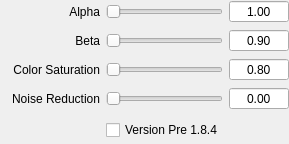
          <widget class="QWidget" name="page_fattal">
           <property name="sizePolicy">
            <sizepolicy hsizetype="Preferred" vsizetype="Minimum">
             <horstretch>0</horstretch>
             <verstretch>0</verstretch>
            </sizepolicy>
           </property>
           <layout class="QGridLayout" name="gridLayout_6">
            <property name="margin">
             <number>0</number>
            </property>
            <item row="0" column="0">
             <layout class="QGridLayout" name="gridLayout_18">
              <item row="0" column="0">
               <widget class="QLabel" name="label_17">
                <property name="minimumSize">
                 <size>
                  <width>100</width>
                  <height>0</height>
                 </size>
                </property>
                <property name="maximumSize">
                 <size>
                  <width>100</width>
                  <height>16777215</height>
                 </size>
                </property>
                <property name="text">
                 <string>Alpha</string>
                </property>
                <property name="alignment">
                 <set>Qt::AlignRight|Qt::AlignTrailing|Qt::AlignVCenter</set>
                </property>
                <property name="wordWrap">
                 <bool>true</bool>
                </property>
               </widget>
              </item>
              <item row="0" column="1">
               <widget class="QSlider" name="alphaSlider">
                <property name="cursor">
                 <cursorShape>PointingHandCursor</cursorShape>
                </property>
                <property name="maximum">
                 <number>100</number>
                </property>
                <property name="orientation">
                 <enum>Qt::Horizontal</enum>
                </property>
               </widget>
              </item>
              <item row="0" column="2">
               <widget class="QDoubleSpinBox" name="alphadsb">
                <property name="minimumSize">
                 <size>
                  <width>60</width>
                  <height>0</height>
                 </size>
                </property>
                <property name="maximumSize">
                 <size>
                  <width>60</width>
                  <height>16777215</height>
                 </size>
                </property>
                <property name="alignment">
                 <set>Qt::AlignCenter</set>
                </property>
                <property name="buttonSymbols">
                 <enum>QAbstractSpinBox::NoButtons</enum>
                </property>
                <property name="decimals">
                 <number>2</number>
                </property>
                <property name="minimum">
                 <double>0.000000000000000</double>
                </property>
                <property name="maximum">
                 <double>2.000000000000000</double>
                </property>
                <property name="singleStep">
                 <double>0.100000000000000</double>
                </property>
                <property name="value">
                 <double>1.000000000000000</double>
                </property>
               </widget>
              </item>
              <item row="1" column="0">
               <widget class="QLabel" name="label_19">
                <property name="minimumSize">
                 <size>
                  <width>100</width>
                  <height>0</height>
                 </size>
                </property>
                <property name="maximumSize">
                 <size>
                  <width>100</width>
                  <height>16777215</height>
                 </size>
                </property>
                <property name="text">
                 <string>Beta</string>
                </property>
                <property name="alignment">
                 <set>Qt::AlignRight|Qt::AlignTrailing|Qt::AlignVCenter</set>
                </property>
                <property name="wordWrap">
                 <bool>true</bool>
                </property>
               </widget>
              </item>
              <item row="1" column="1">
               <widget class="QSlider" name="betaSlider">
                <property name="cursor">
                 <cursorShape>PointingHandCursor</cursorShape>
                </property>
                <property name="maximum">
                 <number>100</number>
                </property>
                <property name="orientation">
                 <enum>Qt::Horizontal</enum>
                </property>
               </widget>
              </item>
              <item row="1" column="2">
               <widget class="QDoubleSpinBox" name="betadsb">
                <property name="minimumSize">
                 <size>
                  <width>60</width>
                  <height>0</height>
                 </size>
                </property>
                <property name="maximumSize">
                 <size>
                  <width>60</width>
                  <height>16777215</height>
                 </size>
                </property>
                <property name="alignment">
                 <set>Qt::AlignCenter</set>
                </property>
                <property name="buttonSymbols">
                 <enum>QAbstractSpinBox::NoButtons</enum>
                </property>
                <property name="decimals">
                 <number>2</number>
                </property>
                <property name="minimum">
                 <double>0.100000000000000</double>
                </property>
                <property name="maximum">
                 <double>2.000000000000000</double>
                </property>
                <property name="singleStep">
                 <double>0.100000000000000</double>
                </property>
                <property name="value">
                 <double>0.900000000000000</double>
                </property>
               </widget>
              </item>
              <item row="2" column="0">
               <widget class="QLabel" name="label_18">
                <property name="minimumSize">
                 <size>
                  <width>100</width>
                  <height>0</height>
                 </size>
                </property>
                <property name="maximumSize">
                 <size>
                  <width>100</width>
                  <height>16777215</height>
                 </size>
                </property>
                <property name="text">
                 <string>Color Saturation</string>
                </property>
                <property name="alignment">
                 <set>Qt::AlignRight|Qt::AlignTrailing|Qt::AlignVCenter</set>
                </property>
                <property name="wordWrap">
                 <bool>true</bool>
                </property>
               </widget>
              </item>
              <item row="2" column="1">
               <widget class="QSlider" name="saturation2Slider">
                <property name="cursor">
                 <cursorShape>PointingHandCursor</cursorShape>
                </property>
                <property name="maximum">
                 <number>100</number>
                </property>
                <property name="orientation">
                 <enum>Qt::Horizontal</enum>
                </property>
               </widget>
              </item>
              <item row="2" column="2">
               <widget class="QDoubleSpinBox" name="saturation2dsb">
                <property name="minimumSize">
                 <size>
                  <width>60</width>
                  <height>0</height>
                 </size>
                </property>
                <property name="maximumSize">
                 <size>
                  <width>60</width>
                  <height>16777215</height>
                 </size>
                </property>
                <property name="alignment">
                 <set>Qt::AlignCenter</set>
                </property>
                <property name="buttonSymbols">
                 <enum>QAbstractSpinBox::NoButtons</enum>
                </property>
                <property name="decimals">
                 <number>2</number>
                </property>
                <property name="maximum">
                 <double>1.000000000000000</double>
                </property>
                <property name="singleStep">
                 <double>0.100000000000000</double>
                </property>
                <property name="value">
                 <double>0.800000000000000</double>
                </property>
               </widget>
              </item>
              <item row="3" column="0">
               <widget class="QLabel" name="label_20">
                <property name="minimumSize">
                 <size>
                  <width>100</width>
                  <height>0</height>
                 </size>
                </property>
                <property name="maximumSize">
                 <size>
                  <width>100</width>
                  <height>16777215</height>
                 </size>
                </property>
                <property name="text">
                 <string>Noise Reduction</string>
                </property>
                <property name="alignment">
                 <set>Qt::AlignRight|Qt::AlignTrailing|Qt::AlignVCenter</set>
                </property>
                <property name="wordWrap">
                 <bool>true</bool>
                </property>
               </widget>
              </item>
              <item row="3" column="1">
               <widget class="QSlider" name="noiseSlider">
                <property name="cursor">
                 <cursorShape>PointingHandCursor</cursorShape>
                </property>
                <property name="maximum">
                 <number>100</number>
                </property>
                <property name="orientation">
                 <enum>Qt::Horizontal</enum>
                </property>
               </widget>
              </item>
              <item row="3" column="2">
               <widget class="QDoubleSpinBox" name="noisedsb">
                <property name="minimumSize">
                 <size>
                  <width>60</width>
                  <height>0</height>
                 </size>
                </property>
                <property name="maximumSize">
                 <size>
                  <width>60</width>
                  <height>16777215</height>
                 </size>
                </property>
                <property name="alignment">
                 <set>Qt::AlignCenter</set>
                </property>
                <property name="buttonSymbols">
                 <enum>QAbstractSpinBox::NoButtons</enum>
                </property>
                <property name="decimals">
                 <number>2</number>
                </property>
                <property name="maximum">
                 <double>1.000000000000000</double>
                </property>
                <property name="singleStep">
                 <double>0.010000000000000</double>
                </property>
                <property name="value">
                 <double>0.000000000000000</double>
                </property>
               </widget>
              </item>
              <item row="4" column="1">
               <widget class="QCheckBox" name="oldFattalCheckBox">
                <property name="sizePolicy">
                 <sizepolicy hsizetype="MinimumExpanding" vsizetype="Fixed">
                  <horstretch>0</horstretch>
                  <verstretch>0</verstretch>
                 </sizepolicy>
                </property>
                <property name="minimumSize">
                 <size>
                  <width>0</width>
                  <height>28</height>
                 </size>
                </property>
                <property name="maximumSize">
                 <size>
                  <width>16777215</width>
                  <height>28</height>
                 </size>
                </property>
                <property name="text">
                 <string>Version Pre 1.8.4</string>
                </property>
               </widget>
              </item>
              <item row="5" column="1">
               <spacer name="verticalSpacer_5">
                <property name="orientation">
                 <enum>Qt::Vertical</enum>
                </property>
                <property name="sizeHint" stdset="0">
                 <size>
                  <width>0</width>
                  <height>0</height>
                 </size>
                </property>
               </spacer>
              </item>
             </layout>
            </item>
           </layout>
          </widget>
